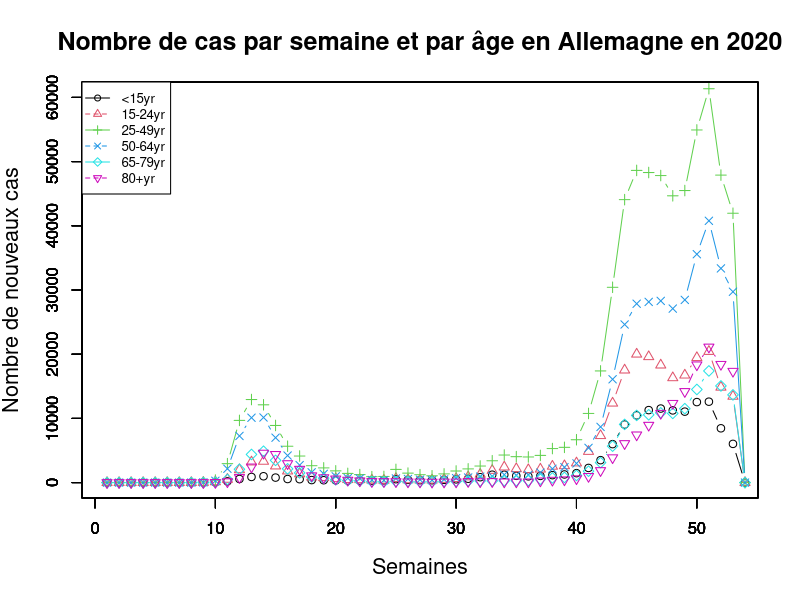
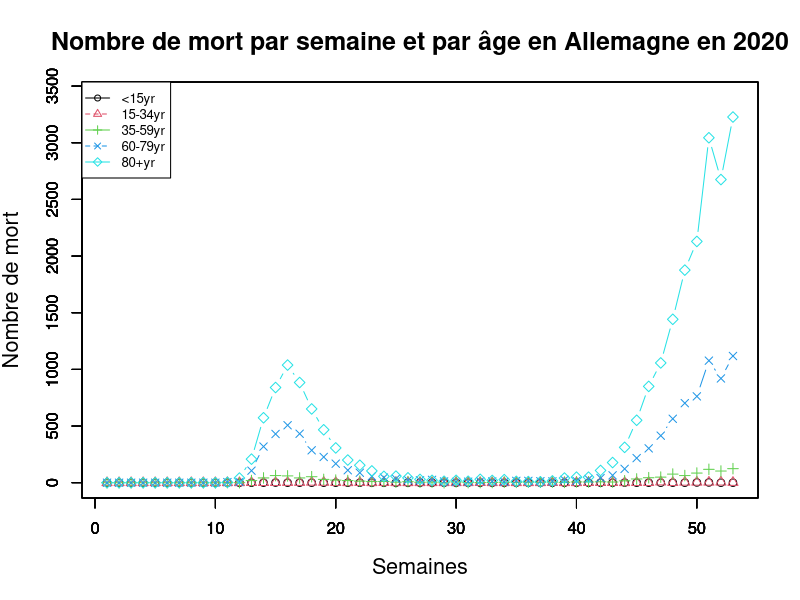
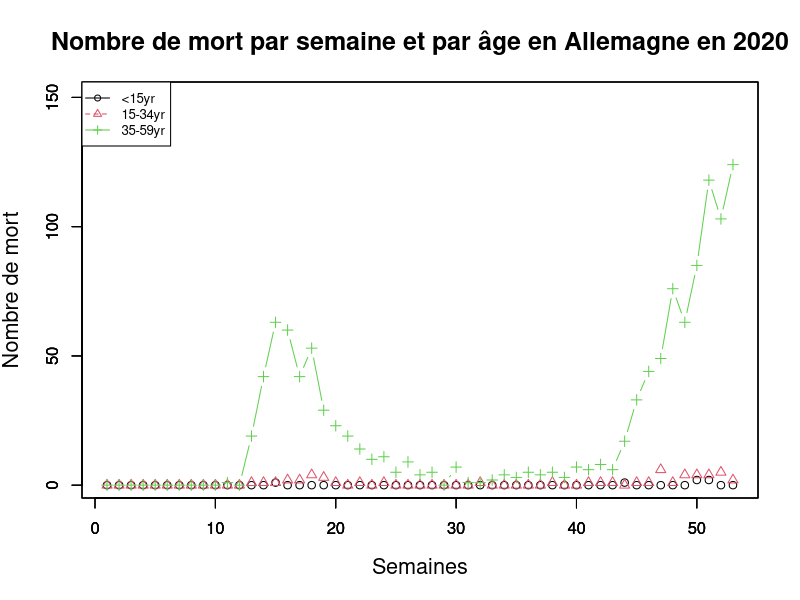
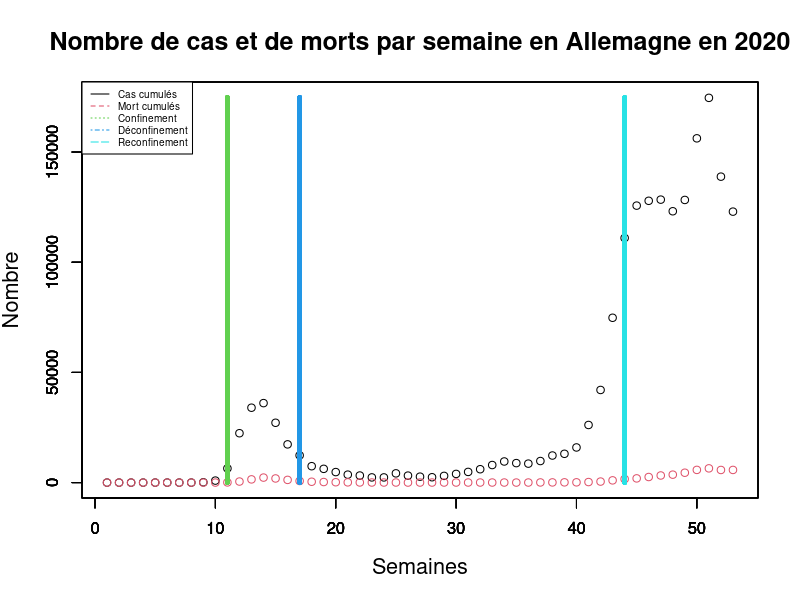
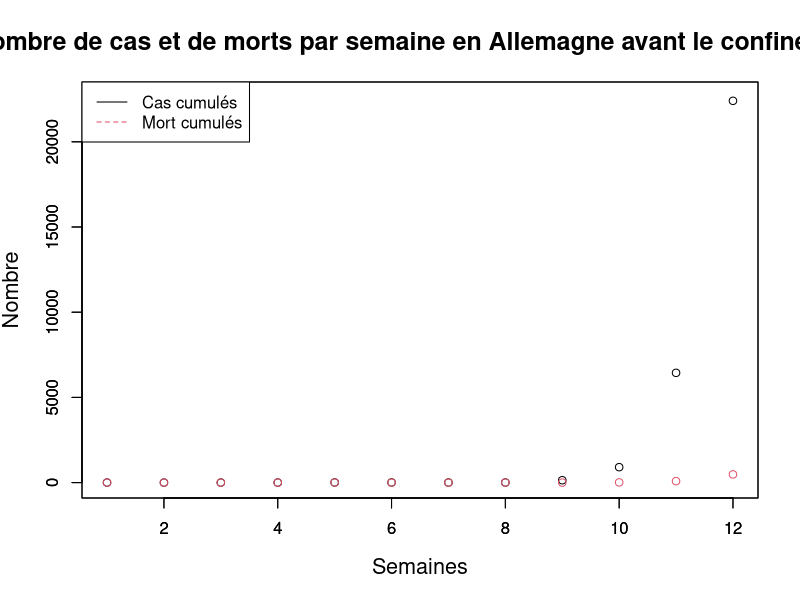
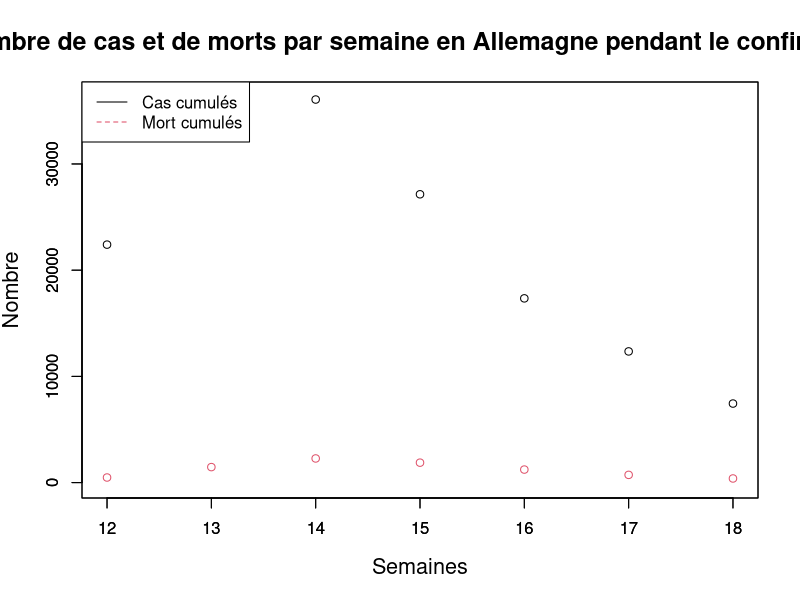
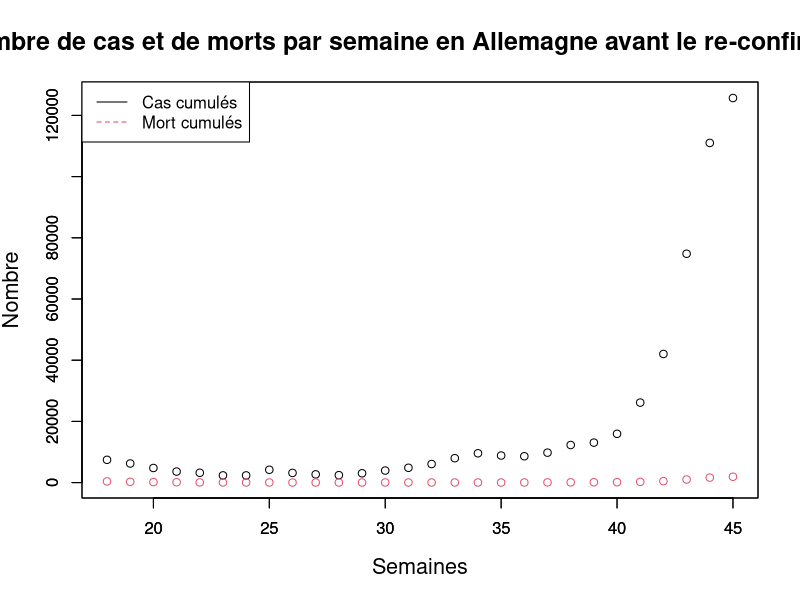
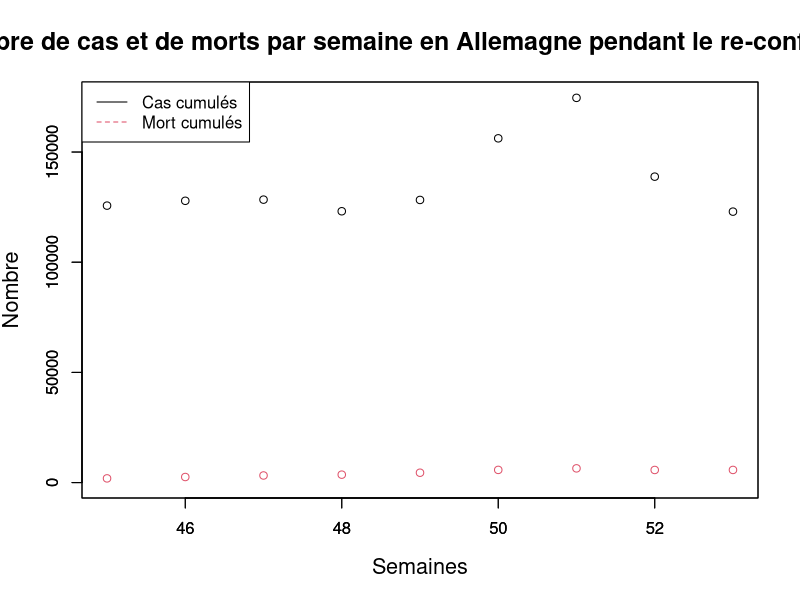

These charts were generated, in order, by the following R code: (Note: this script raises an error after producing the figures.)
library(dplyr)
library(lattice)
library(tibble)

## DATAS ##
variant <- read.table(file = "FichierCSV/variant.csv",header = TRUE)
doses <- read.table(file = "FichierCSV/doses.csv",header = TRUE)
bed <- read.table(file = "FichierCSV/bedOccup.csv",header = TRUE,sep = ",")
death <- read.table(file = "FichierCSV/death.csv",header = TRUE,sep=",")
cases <- read.table(file = "FichierCSV/caseByAge.csv", header = TRUE)
cumul_cases <- read.table(file = "FichierCSV/cumul_cases.csv", header = TRUE, sep = ";")
cumul_death <- read.table(file = "FichierCSV/cumul_death.csv", header = TRUE, sep = ";")
deathByAge <- read.table(file = "FichierCSV/deathByAge.csv", header = TRUE)

x = 1:54
cases[is.na(cases)] <- 0
for (i in seq(1,6)){
  plot(x,cases$new_cases[1 + (53*(i-1)):(53 * i)],ylim = c(0, 60000), 
       xlim = c(1, 53), type = "b", col = i, main = "", xlab = "", ylab = "", pch = i)
  par(new = TRUE)
}
title(main = "Nombre de cas par semaine et par âge en Allemagne en 2020",
      xlab = "Semaines", 
      ylab="Nombre de nouveaux cas",
      cex.main = 1.5,   # Title size
      cex.lab = 1.3,    # X-axis and Y-axis labels size
      cex.axis = 2)
legend("topleft", legend=c(cases$age_group[53*1],cases$age_group[53*2],cases$age_group[53*3],
                          cases$age_group[53*4],cases$age_group[53*5],cases$age_group[53*6]), 
                          col = c("1","2","3","4","5","6"), lty=1:2, cex=0.8, pch = c(1,2,3,4,5,6))

## DEATH BY AGE ##
newDeath <- data_frame(Semaine = seq(1,53), '<15yr' = rep(0,53), '15-34yr' = rep(0,53), '35-59yr' = rep(0,53), '60-79yr' = rep(0,53), '80+yr' = rep(0,53), 'Tot' = rep(0,53));
newDeath[1] <- seq(1:53)
i=1
for (j in seq(11,53)){ #i in seq(1,length(deathByAge$Fatale))
  newDeath$'<15yr'[j]  = deathByAge$Fatale[i] + deathByAge$Fatale[i+2] #<15 ans 
  i = i + 1
  newDeath$'Tot'[j] = deathByAge$Fatale[i]
  i = i + 2
  newDeath$'15-34yr'[j] = deathByAge$Fatale[i] #15 - 34 ans
  i = i + 1
  newDeath$'35-59yr'[j] = deathByAge$Fatale[i] #34 - 59 ans
  i = i + 1
  newDeath$'60-79yr'[j] = deathByAge$Fatale[i] #60 - 79 ans
  i = i + 1
  newDeath$'80+yr'[j] = deathByAge$Fatale[i] #80+ ans
  i = i + 1
}
  
plot(seq(1:53),newDeath$'<15yr',xlim = c(1, 53),ylim = c(1, 3400), type = "b", col = 1, main = "", xlab = "", ylab = "", pch = 1)
par(new = TRUE)
plot(seq(1:53),newDeath$'15-34yr',xlim = c(1, 53),ylim = c(1, 3400), type = "b", col = 2, main = "", xlab = "", ylab = "", pch = 2)
par(new = TRUE)
plot(seq(1:53),newDeath$'35-59yr',xlim = c(1, 53),ylim = c(1, 3400), type = "b", col = 3, main = "", xlab = "", ylab = "", pch = 3)
par(new = TRUE)
plot(seq(1:53),newDeath$'60-79yr',xlim = c(1, 53),ylim = c(1, 3400), type = "b", col = 4, main = "", xlab = "", ylab = "", pch = 4)
par(new = TRUE)
plot(seq(1:53),newDeath$'80+yr',xlim = c(1, 53),ylim = c(1, 3400), type = "b", col = 5, main = "", xlab = "", ylab = "", pch = 5)
par(new = TRUE)
title(main = "Nombre de mort par semaine et par âge en Allemagne en 2020",
      xlab = "Semaines", 
      ylab="Nombre de mort",
      cex.main = 1.5,   # Title size
      cex.lab = 1.3,    # X-axis and Y-axis labels size
      cex.axis = 2)
legend("topleft", legend=c('<15yr','15-34yr','35-59yr','60-79yr','80+yr'), 
       col = c("1","2","3","4","5"), lty=1:2, cex=0.8, pch = c(1,2,3,4,5,6))

## Pour seulement les < 60 ans 
plot(seq(1:53),newDeath$'<15yr',xlim = c(1, 53),ylim = c(1, 150), type = "b", col = 1, main = "", xlab = "", ylab = "", pch = 1)
par(new = TRUE)
plot(seq(1:53),newDeath$'15-34yr',xlim = c(1, 53),ylim = c(1, 150), type = "b", col = 2, main = "", xlab = "", ylab = "", pch = 2)
par(new = TRUE)
plot(seq(1:53),newDeath$'35-59yr',xlim = c(1, 53),ylim = c(1, 150), type = "b", col = 3, main = "", xlab = "", ylab = "", pch = 3)
title(main = "Nombre de mort par semaine et par âge en Allemagne en 2020",
      xlab = "Semaines", 
      ylab="Nombre de mort",
      cex.main = 1.5,   # Title size
      cex.lab = 1.3,    # X-axis and Y-axis labels size
      cex.axis = 2)
legend("topleft", legend=c('<15yr','15-34yr','35-59yr'), 
       col = c("1","2","3"), lty=1:2, cex=0.8, pch = c(1,2,3))

## CUMULATIVE CASES & DEATH ##
x = 1: length(cumul_cases$weekly_count)
cumul_cases$weekly_count[is.na(cumul_cases$weekly_count)] <- 0
cumul_death$weekly_count[is.na(cumul_death$weekly_count)] <- 0
plot(x,cumul_cases$weekly_count, col = 1, main = "", xlab = "", ylab = "",ylim = c(0,max(cumul_cases$weekly_count)+200))
par(new = TRUE)
plot(x,cumul_death$weekly_count, col = 2, main = "", xlab = "", ylab = "",ylim = c(0,max(cumul_cases$weekly_count)+200))
par(new = TRUE)
plot(rep(11,length(seq(-1,max(cumul_cases$weekly_count)+200,5))),seq(-1,max(cumul_cases$weekly_count)+200,5), col = 3, main = "", xlab = "", ylab = "",ylim = c(0,max(cumul_cases$weekly_count)+200), xlim = c(1,53),pch = 20,cex=0.7)
par(new = TRUE)
plot(rep(17,length(seq(-1,max(cumul_cases$weekly_count)+200,5))),seq(-1,max(cumul_cases$weekly_count)+200,5), col = 4, main = "", xlab = "", ylab = "",ylim = c(0,max(cumul_cases$weekly_count)+200), xlim = c(1,53),pch = 20,cex=0.7)
par(new = TRUE)
plot(rep(44,length(seq(-1,max(cumul_cases$weekly_count)+200,5))),seq(-1,max(cumul_cases$weekly_count)+200,5), col = 5, main = "", xlab = "", ylab = "",ylim = c(0,max(cumul_cases$weekly_count)+200), xlim = c(1,53),pch = 20,cex=0.7)

title(main = "Nombre de cas et de morts par semaine en Allemagne en 2020",
      xlab = "Semaines", 
      ylab="Nombre",
      cex.main = 1.5,   # Title size
      cex.lab = 1.3,    # X-axis and Y-axis labels size
      cex.axis = 2)

legend("topleft", legend=c("Cas cumulés", "Mort cumulés","Confinement","Déconfinement","Reconfinement"), 
       col = c("1","2","3","4","5"), lty=1:5, cex=0.6)

## CASES and DEATH BY PHASEs
## Avant confinement 
x = 1: length(cumul_cases$weekly_count)

plot(x[1:12],cumul_cases$weekly_count[1:12], col = 1, main = "", xlab = "", ylab = "",ylim = c(0,max(cumul_cases$weekly_count[1:12])+200))
par(new = TRUE)
plot(x[1:12],cumul_death$weekly_count[1:12], col = 2, main = "", xlab = "", ylab = "",ylim = c(0,max(cumul_cases$weekly_count[1:12])+200))
title(main = "Nombre de cas et de morts par semaine en Allemagne avant le confinement",
      xlab = "Semaines", 
      ylab="Nombre",
      cex.main = 1.5,   # Title size
      cex.lab = 1.3,    # X-axis and Y-axis labels size
      cex.axis = 2)
legend("topleft", legend=c("Cas cumulés", "Mort cumulés"), 
       col = c("1","2"), lty=1:2, cex = 1)

#Pendant le confinemement
plot(x[12:18],cumul_cases$weekly_count[12:18], col = 1, main = "", xlab = "", ylab = "",ylim = c(0,max(cumul_cases$weekly_count[12:18])+200))
par(new = TRUE)
plot(x[12:18],cumul_death$weekly_count[12:18], col = 2, main = "", xlab = "", ylab = "",ylim = c(0,max(cumul_cases$weekly_count[12:18])+200))
title(main = "Nombre de cas et de morts par semaine en Allemagne pendant le confinement",
      xlab = "Semaines", 
      ylab="Nombre",
      cex.main = 1.5,   # Title size
      cex.lab = 1.3,    # X-axis and Y-axis labels size
      cex.axis = 2)
legend("topleft", legend=c("Cas cumulés", "Mort cumulés"), 
       col = c("1","2"), lty=1:2, cex = 1)

#Avant le reconfinemement
plot(x[18:45],cumul_cases$weekly_count[18:45], col = 1, main = "", xlab = "", ylab = "",ylim = c(0,max(cumul_cases$weekly_count[18:45])+200))
par(new = TRUE)
plot(x[18:45],cumul_death$weekly_count[18:45], col = 2, main = "", xlab = "", ylab = "",ylim = c(0,max(cumul_cases$weekly_count[18:45])+200))
title(main = "Nombre de cas et de morts par semaine en Allemagne avant le re-confinement",
      xlab = "Semaines", 
      ylab="Nombre",
      cex.main = 1.5,   # Title size
      cex.lab = 1.3,    # X-axis and Y-axis labels size
      cex.axis = 2)
legend("topleft", legend=c("Cas cumulés", "Mort cumulés"), 
       col = c("1","2"), lty=1:2, cex = 1)

#Pendant le reconfinemement
plot(x[45:length(cumul_cases$weekly_count)],cumul_cases$weekly_count[45:length(cumul_cases$weekly_count)], col = 1, main = "", xlab = "", ylab = "",ylim = c(0,max(cumul_cases$weekly_count[45:53])+200))
par(new = TRUE)
plot(x[45:length(cumul_cases$weekly_count)],cumul_death$weekly_count[45:length(cumul_cases$weekly_count)], col = 2, main = "", xlab = "", ylab = "",ylim = c(0,max(cumul_cases$weekly_count[45:53])+200))
title(main = "Nombre de cas et de morts par semaine en Allemagne pendant le re-confinement",
      xlab = "Semaines", 
      ylab="Nombre",
      cex.main = 1.5,   # Title size
      cex.lab = 1.3,    # X-axis and Y-axis labels size
      cex.axis = 2)
legend("topleft", legend=c("Cas cumulés", "Mort cumulés"), 
       col = c("1","2"), lty=1:2, cex = 1)

## DEATHS ##
x = 1:length(death$deaths)
plot(x,rev(death$deaths),main = "Nombre de mort de Covid par jour en Allemagne en 2020", xlab = "Jour" ,xaxt = 'n', ylab = "Nombre de mort")
axis(1, at = seq(round(min(x)), round(max(x)), by = 1), labels = rev(death$dateRep))
N = cumul_death$population[1]


## BEDS ##
x = 13:52
plot(x,bed$value[1:40],xlab = "Semaine",ylab="Occupation des lits")
title("Occupation des lits par semaine en Allemagne en 2020")
axis(1,13:52)



